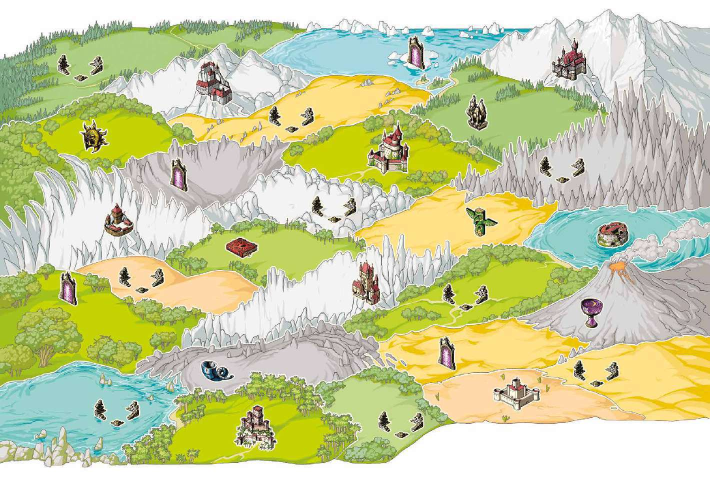
#> input picture docs/boards/map.jpg, 1420 x 953 px (shown at 1/2 size); its folder holds 5 pictures in this run
$ python build_map.py
#> lines starting #> are read from the running program, lines starting #| are printed output that depends on the picture; after the words box and inside, x2 and y2 are one past the last pixel; in counts of white or black regions, pixels touching at a corner belong together
"""Готовит картинки карты для страницы (heroes/web/assets/map/) из оригинальной карты «Героев».

Запускается один раз, вручную; игре и странице ничего из этого не нужно — только результат.
Нужны Pillow, numpy и OpenCV с модулями contrib:
    pip install pillow numpy opencv-contrib-python-headless
    python tools/build_map.py

Источники (docs/boards/):
  map.jpg     — карта без подписей из правил «Героев II» (с. 11), 1420×953;
  map-ink.png — канал чёрной краски той же карты из CMYK-версии в правилах «Героев» (с. 9).
                На нём объекты (крепости, порталы, артефакты, фундаменты) — плотная чёрная
                графика, а местность — редкие линии; по нему объекты и вырезаются.

Что получается (heroes/web/assets/map/):
  base_<w>.png    — карта без объектов (места под ними дорисованы по окружающему фону),
                    вне карты прозрачно; w — ширина, несколько масштабов;
  objects_<w>.png — слой объектов того же размера: прозрачный, кроме самих объектов;
  shade_<w>.png   — атлас силуэтов регионов: верхняя половина — полупрозрачная светлая
                    (притушить регион при выборе), нижняя — непрозрачная цвета фона карты
                    (стереть регион, вычеркнутый при таком числе игроков);
  map.json        — размеры, масштабы, границы регионов (многоугольники в координатах
                    исходной карты), рамки объектов, места подписей, центры регионов (для стрелок
                    маршрута) и раскладка атласов.
Страница (heroes/web/static/js/map.js) рисует основу, а поверх — объекты, которые ещё на месте:
захваченная крепость и взятый артефакт с карты исчезают.

Границы регионов найдены водоразделом (watershed) по сглаженной картинке от затравок:
сам объект региона и несколько точек внутри (SEEDS). Скрипт сверяет полученные соседства
с data/map.json и печатает расхождения.
"""
from __future__ import annotations

import json
import sys
from pathlib import Path

import cv2
import numpy as np
from PIL import Image

ROOT = Path(__file__).resolve().parents[1]
SRC = ROOT / "docs" / "boards"
OUT = ROOT / "heroes" / "web" / "assets" / "map"
WASH = (255, 255, 255, 150)   # притушенный регион
GONE = (239, 232, 214, 255)    # вычеркнутый регион: стёрт до фона карты
SCALES = [1.0, 0.9, 0.8, 0.72, 0.64, 0.56, 0.48, 0.4]

# Рамки объектов (x0, y0, x1, y1) на map.jpg; внутри рамки объект ищется по чёрной краске.
OBJECTS = {
    "Асандер": (105, 100, 210, 170), "Бринлор": (385, 115, 470, 215), "Вернесс": (805, 65, 855, 145),
    "Гленнфор": (1095, 72, 1178, 165), "Дорталь": (155, 235, 222, 310), "Есмор": (530, 205, 635, 270),
    "Золен": (925, 185, 980, 265), "Мослин": (728, 240, 822, 355), "Нокс": (1072, 305, 1175, 370),
    "Карракс": (335, 310, 380, 390), "Лорвельд": (615, 385, 715, 450), "Икара": (200, 400, 275, 475),
    "Таскар": (925, 405, 1000, 480), "Флисс": (1186, 436, 1260, 499), "Содмур": (448, 465, 522, 510),
    "Пиклин": (230, 525, 335, 592), "Ролгой": (695, 520, 755, 610), "Улин": (878, 558, 975, 622),
    "Оррид": (112, 538, 160, 616), "Шог Ид": (1155, 590, 1210, 660), "Цурт": (398, 716, 475, 766),
    "Чарил": (870, 668, 918, 746), "Яскер": (1140, 713, 1245, 781), "Хагмат": (182, 793, 283, 858),
    "Эльри": (750, 818, 853, 881), "Юноро": (980, 748, 1085, 826), "Щерс": (465, 803, 560, 906),
}

# Точки внутри регионов — затравки водораздела вдобавок к объекту.
SEEDS = {
    "Оррид": [(60, 620), (200, 640), (300, 680), (100, 700), (250, 600)],
    "Хагмат": [(60, 790), (250, 760), (300, 830), (150, 860)],
    "Икара": [(40, 450), (120, 400), (160, 500), (290, 470), (330, 445), (400, 445), (450, 440), (470, 425)],
    "Дорталь": [(100, 260), (260, 260), (330, 250), (60, 300)],
    "Асандер": [(60, 150), (300, 150), (500, 90), (250, 60)],
    "Бринлор": [(330, 180), (470, 220), (520, 160)],
    "Вернесс": [(600, 100), (700, 80), (900, 90), (870, 150)],
    "Есмор": [(520, 205), (450, 240), (650, 190), (800, 170), (560, 260)],
    "Гленнфор": [(1300, 120), (1380, 150), (1100, 100), (1000, 160)],
    "Золен": [(900, 180), (1050, 200), (1150, 200), (850, 230), (1000, 280)],
    "Нокс": [(1340, 330), (1400, 300), (1250, 280), (1000, 330), (1150, 330), (1300, 350), (1400, 400),
             (1350, 420)],
    "Мослин": [(650, 290), (850, 300), (950, 320), (600, 320)],
    "Карракс": [(300, 330), (450, 340), (500, 380), (270, 420)],
    "Лорвельд": [(530, 400), (520, 430), (560, 380), (700, 400), (800, 390), (650, 440)],
    "Таскар": [(760, 450), (900, 420), (1050, 420), (800, 480), (1000, 470)],
    "Ролгой": [(790, 530), (600, 600), (450, 640), (760, 500), (800, 540), (700, 620)],
    "Содмур": [(420, 480), (600, 470), (680, 500), (350, 500)],
    "Пиклин": [(200, 540), (350, 550), (450, 570), (300, 590)],
    "Улин": [(850, 540), (1000, 540), (1150, 520), (950, 600), (800, 630)],
    "Флисс": [(1400, 450), (1170, 480), (1150, 505), (1100, 460), (1150, 430), (1300, 420)],
    "Шог Ид": [(1150, 600), (1300, 560), (1400, 580), (1100, 640), (1250, 640)],
    "Цурт": [(350, 720), (500, 700), (650, 720), (550, 760)],
    "Чарил": [(800, 690), (900, 700), (1000, 670), (780, 730)],
    "Яскер": [(1250, 720), (1350, 700), (1400, 760), (1300, 780), (1150, 760)],
    "Юноро": [(900, 790), (1050, 800), (1200, 815)],
    "Эльри": [(700, 800), (800, 850), (860, 800), (750, 900)],
    "Щерс": [(400, 830), (550, 780), (600, 880), (350, 900)],
}
OUTSIDE = [(3, 3), (1416, 949), (700, 949), (1300, 900), (3, 949), (40, 60)]  # белое поле вокруг карты

# Места подписей (центр названия) — как на заполненной карте планшета людей
# (пересчитаны с планшета: x' = 1.066·x + 22, y' = 1.0615·y + 6).
LABELS = {
    "Асандер": (275, 83), "Вернесс": (698, 94), "Гленнфор": (1216, 96), "Бринлор": (510, 151),
    "Есмор": (685, 184), "Золен": (1061, 215), "Дорталь": (266, 256), "Мослин": (877, 312),
    "Нокс": (1221, 296), "Карракс": (448, 321), "Лорвельд": (569, 375), "Икара": (329, 441),
    "Таскар": (861, 431), "Флисс": (1302, 442), "Содмур": (587, 484), "Пиклин": (420, 563),
    "Ролгой": (546, 611), "Улин": (1035, 537), "Оррид": (200, 614), "Шог Ид": (1262, 605),
    "Цурт": (604, 699), "Чарил": (1014, 668), "Яскер": (1288, 717), "Хагмат": (136, 777),
    "Эльри": (727, 781), "Юноро": (1131, 797), "Щерс": (602, 855),
}


def load():
    rgb = np.asarray(Image.open(SRC / "map.jpg").convert("RGB"))
    h, w = rgb.shape[:2]
    ink = 255 - np.asarray(Image.open(SRC / "map-ink.png").convert("L"))
    ink = cv2.resize(ink, (w, h), interpolation=cv2.INTER_LINEAR)
    return rgb, ink


def object_masks(rgb, ink):
    """Маска каждого объекта: плотная чёрная графика в рамке + белая обводка-«наклейка» вокруг."""
    h, w = rgb.shape[:2]
    mn, mx = rgb.min(2).astype(int), rgb.max(2).astype(int)
    white = ((mn > 190) & (mx - mn < 45)).astype(np.uint8)
    disk = lambda r: cv2.getStructuringElement(cv2.MORPH_ELLIPSE, (r, r))
    masks = {}
    for name, (x0, y0, x1, y1) in OBJECTS.items():
        sub = (ink[y0:y1, x0:x1] > 70).astype(np.uint8)
        sub = cv2.morphologyEx(sub, cv2.MORPH_CLOSE, disk(7))
        blob = fill([c for c in contours(sub) if cv2.contourArea(c) > 40], sub.shape)
        full = np.zeros((h, w), np.uint8)
        full[y0:y1, x0:x1] = blob
        full |= cv2.dilate(full, disk(9)) & white
        full = cv2.morphologyEx(full, cv2.MORPH_CLOSE, disk(5))
        masks[name] = fill(contours(full), full.shape)
    return masks


def contours(mask):
    return cv2.findContours(mask, cv2.RETR_EXTERNAL, cv2.CHAIN_APPROX_NONE)[0]


def fill(cnts, shape):
    out = np.zeros(shape, np.uint8)
    cv2.drawContours(out, cnts, -1, 1, -1)
    return out


def regions(rgb, masks):
    """Разметка регионов: 1..27 — регионы в порядке OBJECTS, 28 — поле вокруг карты."""
    h, w = rgb.shape[:2]
    names = list(OBJECTS)
    outside_id = len(names) + 1
    pure = (rgb.min(2) > 245).astype(np.uint8)
    _, lab = cv2.connectedComponents(pure, connectivity=4)
    outside = np.zeros((h, w), np.uint8)
    for x, y in OUTSIDE:
        if lab[y, x]:
            outside |= (lab == lab[y, x]).astype(np.uint8)
    markers = np.zeros((h, w), np.int32)
    for i, name in enumerate(names, 1):
        markers[cv2.erode(masks[name], np.ones((5, 5), np.uint8)) > 0] = i
        for x, y in SEEDS[name]:
            cv2.circle(markers, (x, y), 5, i, -1)
    markers[cv2.erode(outside, np.ones((9, 9), np.uint8)) > 0] = outside_id
    smooth = cv2.pyrMeanShiftFiltering(cv2.cvtColor(rgb, cv2.COLOR_RGB2BGR), 12, 30)
    ws = cv2.watershed(smooth, markers)
    # у региона — одна связная область, поле вокруг карты касается края картинки;
    # осколки и линии раздела отходят соседям
    ws[ws == -1] = 0
    n, cc = cv2.connectedComponents((ws == outside_id).astype(np.uint8), connectivity=4)
    edge = set(np.unique(np.concatenate([cc[1], cc[-2], cc[:, 1], cc[:, -2]])))  # край watershed метит -1
    for k in range(1, n):
        if k not in edge:
            ws[cc == k] = 0
    for i in range(1, outside_id):
        n, cc, stats, _ = cv2.connectedComponentsWithStats((ws == i).astype(np.uint8), connectivity=4)
        if n > 2:
            keep = 1 + np.argmax(stats[1:, cv2.CC_STAT_AREA])
            ws[(cc > 0) & (cc != keep)] = 0
    while (ws == 0).any():
        grown = cv2.dilate(ws.astype(np.uint16), np.ones((3, 3), np.uint8)).astype(np.int32)
        ws[ws == 0] = grown[ws == 0]
    return ws, outside_id


def check_adjacency(ws, names):
    """Соседства по разметке против data/map.json (без порталов: они соседи не по границе)."""
    data = json.loads((ROOT / "data" / "map.json").read_text(encoding="utf-8"))
    found = set()
    for i, a in enumerate(names, 1):
        grown = cv2.dilate((ws == i).astype(np.uint8), np.ones((7, 7), np.uint8)) > 0
        for j, b in enumerate(names, 1):
            if j > i and np.count_nonzero(grown & (ws == j)) >= 20:
                found.add(frozenset((a, b)))
    expected = {frozenset(pair) for pair in data["adjacent"]}
    problems = 0
    for pair in sorted(expected - found, key=sorted):
        print("нет общей границы на картинке:", " – ".join(sorted(pair)))
        problems += 1
    for pair in sorted(found - expected, key=sorted):
        print("лишняя граница на картинке:", " – ".join(sorted(pair)))
        problems += 1
    return problems


def shade_atlas(ws, names, size):
    """Силуэты регионов в масштабе size, уложенные полками в атлас; раскладка — [ax, ay, w, h, x, y]."""
    width = size[0]
    items = []
    for i, name in enumerate(names, 1):
        alpha = cv2.resize((ws == i).astype(np.float32), size, interpolation=cv2.INTER_AREA)
        ys, xs = np.nonzero(alpha > 0.02)
        x0, y0, x1, y1 = xs.min(), ys.min(), xs.max() + 1, ys.max() + 1
        items.append((name, alpha[y0:y1, x0:x1], int(x0), int(y0)))
    items.sort(key=lambda it: -it[1].shape[0])
    layout, x, y, shelf = {}, 0, 0, 0
    for name, a, x0, y0 in items:
        h, w = a.shape
        if x + w > width:
            x, y, shelf = 0, y + shelf + 1, 0
        layout[name] = [x, y, w, h, x0, y0]
        x, shelf = x + w + 1, max(shelf, h)
    half = y + shelf
    atlas = np.zeros((half * 2, width, 4), np.uint8)
    for name, a, _, _ in items:
        ax, ay, w, h, _, _ = layout[name]
        for top, color in ((0, WASH), (half, GONE)):
            block = atlas[top + ay:top + ay + h, ax:ax + w]
            block[..., :3] = color[:3]
            block[..., 3] = np.maximum(block[..., 3], (a * color[3]).round().astype(np.uint8))
    atlas[atlas[..., 3] == 0] = 0
    return Image.fromarray(atlas, "RGBA"), {"half": half, "regions": layout}


def center(mask) -> list[int]:
    """Самая «глубокая» точка региона (дальше всего от границы) — сюда приходят стрелки маршрута."""
    dist = cv2.distanceTransform(mask, cv2.DIST_L2, 5)
    y, x = np.unravel_index(np.argmax(dist), dist.shape)
    return [int(x), int(y)]


def polygon(mask):
    cnt = max(contours(mask), key=cv2.contourArea)
    return [[int(x), int(y)] for [[x, y]] in cv2.approxPolyDP(cnt, 1.2, True)]


def main():
    rgb, ink = load()
#> in load, rgb is the input picture: shape (953, 1420, 3); mean R, G, B 199.6, 205.1, 157.9
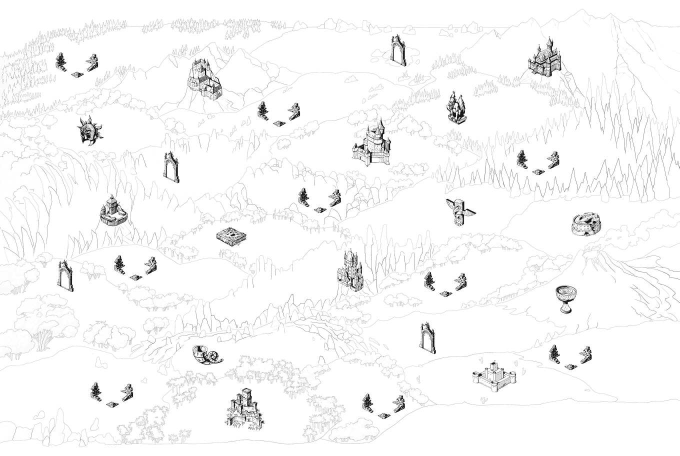
#> input picture docs/boards/map-ink.png, 1359 x 912 px (shown at 1/2 size)
    h, w = rgb.shape[:2]
#> h = 953; w = 1420
    masks = object_masks(rgb, ink)
#> in object_masks, `white = ((mn > 190) & (mx - mn < 45)).astype(np.uint8)`:
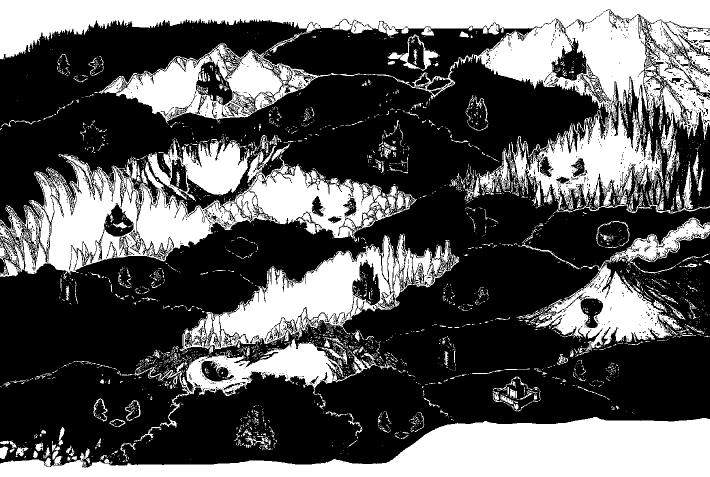
#> white: shape (953, 1420) (shown at 1/2 size); values 0 (black) and 1 (white), 35.8% white; 3704 white regions (3305 under 20 px), largest, box (x1, y1, x2, y2) and area: (0, 0, 1420, 280) 159030, (0, 834, 1420, 953) 86852, (0, 291, 820, 558) 70378
#> after the loop in object_masks, `for name, (x0, y0, x1, y1) in OBJECTS.items():`: full: shape (953, 1420); values 0 (black) and 1 (white), 0.34% white; 1 white region, box (x1, y1, x2, y2) and area: (469, 810, 554, 900) 4562
#> after the loop in object_masks, `for name, (x0, y0, x1, y1) in OBJECTS.items():`:
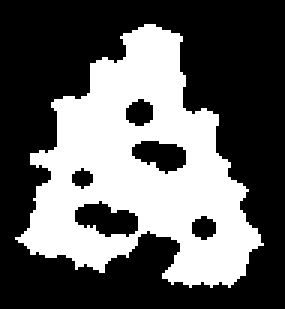
#> sub: shape (103, 95) (shown 3 times larger); values 0 (black) and 1 (white), 37.8% white; 1 white region, box (x1, y1, x2, y2) and area: (5, 8, 88, 96) 3695
#> after the loop in object_masks, `for name, (x0, y0, x1, y1) in OBJECTS.items():`: masks = 27 items
#> masks = 27 items
    names = list(OBJECTS)
    ws, outside_id = regions(rgb, masks)
#> in regions, `pure = (rgb.min(2) > 245).astype(np.uint8)`: pure: shape (953, 1420); values 0 (black) and 1 (white), 12.8% white; 5684 white regions (5591 under 20 px), largest, box (x1, y1, x2, y2) and area: (0, 837, 1420, 953) 82798, (0, 0, 1420, 117) 69508, (1170, 21, 1221, 109) 1293
#> in regions, `_, lab = cv2.connectedComponents(pure, connectivity=4)`: lab: shape (953, 1420) int32; 8292 distinct labels, from 0 to 8291
#> in regions, `ws = cv2.watershed(smooth, markers)`:
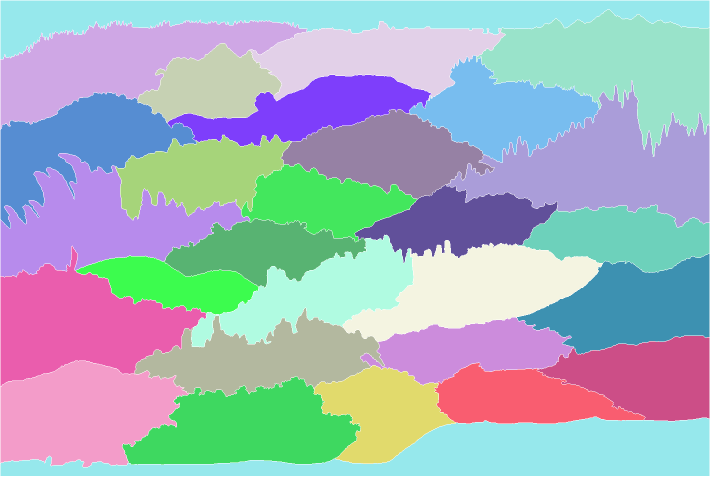
#> ws: shape (953, 1420) int32 (shown at 1/2 size); 29 distinct labels, from -1 to 28; one colour per label, 0 black, -1 white
#> in regions, `ws[ws == -1] = 0`:
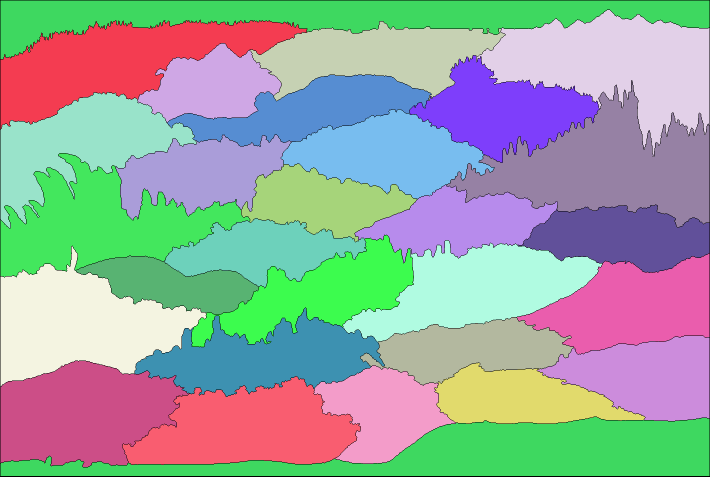
#> ws: shape (953, 1420) int32 (shown at 1/2 size); 29 distinct labels, from 0 to 28; one colour per label, 0 black
#> in regions, `n, cc = cv2.connectedComponents((ws == outside_id).astype(np.uint8), c..`:
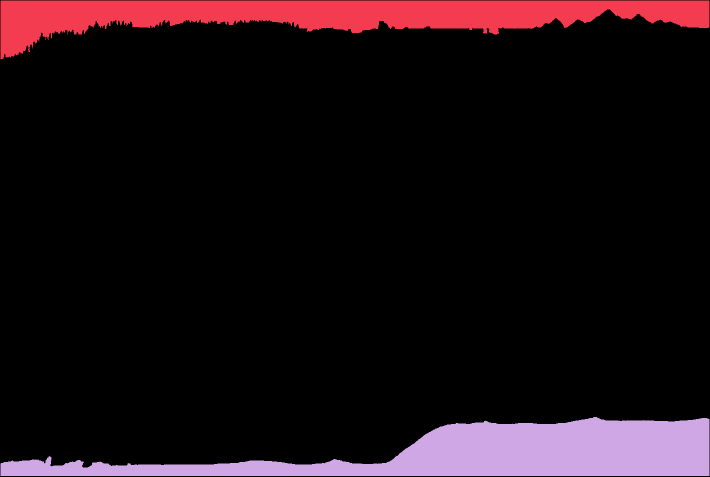
#> cc: shape (953, 1420) int32 (shown at 1/2 size); 3 distinct labels, from 0 to 2; one colour per label, 0 black
#> in regions, `n, cc = cv2.connectedComponents((ws == outside_id).astype(np.uint8), c..`: n = 3
#> in regions, `edge = set(np.unique(np.concatenate([cc[1], cc[-2], cc[:, 1], cc[:, -2..`: edge = 3 items
#> the loop in regions, `for i in range(1, outside_id):` made 27 passes
#> stats on passes 1 to 11: [[0, 0, 1420, 953, 1292694], [1, 40, 613, 218, 60566]], [[0, 0, 1420, 953, 1326591], [275, 87, 288, 158, 26669]], [[0, 0, 1420, 953, 1310241], [499, 43, 512, 159, 43019]], [[0, 0, 1420, 953, 1284499], [953, 20, 466, 293, 68761]], [[0, 0, 1420, 953, 1306669], [1, 185, 392, 272, 46591]], [[0, 0, 1420, 953, 1317971], [335, 150, 528, 143, 35289]], [[0, 0, 1420, 953, 1313805], [819, 111, 380, 214, 39455]], [[0, 0, 1420, 953, 1311173], [562, 219, 427, 179, 42087]], [[0, 0, 1420, 953, 1280927], [893, 161, 526, 294, 72333]], [[0, 0, 1420, 953, 1318436], [231, 270, 353, 170, 34824]], [[0, 0, 1420, 953, 1323704], [483, 328, 352, 156, 29556]]
#> the loop in regions, `while (ws == 0).any():` made 1 pass
#> pass 1, in regions, `grown = cv2.dilate(ws.astype(np.uint16), np.ones((3, 3), np.uint8)).as..`:
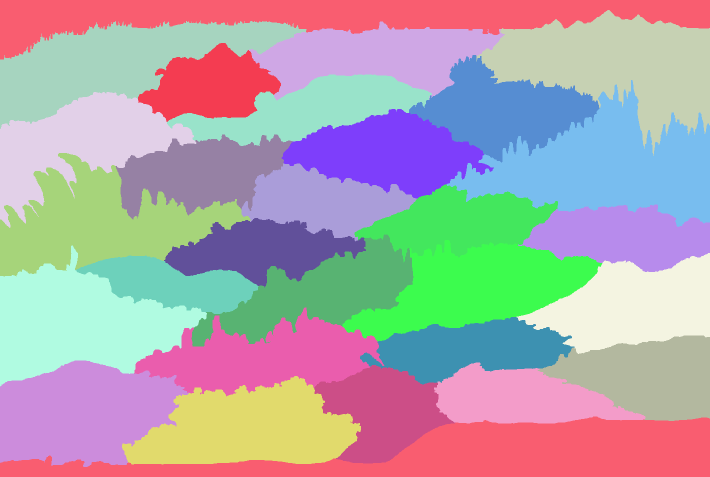
#> grown: shape (953, 1420) int32 (shown at 1/2 size); 28 distinct labels, from 1 to 28; one colour per label, 0 black
#> after the loop in regions, `while (ws == 0).any():`: ws: shape (953, 1420) int32; 28 distinct labels, from 1 to 28
#> outside_id = 28
    problems = check_adjacency(ws, names)

    # основа: объекты убраны, места под ними дорисованы по окружающему фону
    hole = np.zeros((h, w), np.uint8)
    for m in masks.values():
        hole |= m
    hole = cv2.dilate(hole, cv2.getStructuringElement(cv2.MORPH_ELLIPSE, (7, 7)))
    bgr = cv2.cvtColor(rgb, cv2.COLOR_RGB2BGR)
    base = bgr.copy()
    cv2.xphoto.inpaint(bgr, (1 - hole) * 255, base, cv2.xphoto.INPAINT_SHIFTMAP)
    base = cv2.cvtColor(base, cv2.COLOR_BGR2RGB)
    # вне карты — прозрачно (белое поле; айсберги и вершины у края остаются)
    clear = (ws == outside_id) & (rgb.min(2) > 225)
    base_alpha = cv2.GaussianBlur(np.where(clear, 0, 255).astype(np.uint8), (3, 3), 0)
    # слой объектов с мягким краем
    layer_alpha = np.zeros((h, w), np.uint8)
    for m in masks.values():
        layer_alpha = np.maximum(layer_alpha, cv2.GaussianBlur(m * 255, (3, 3), 0))

    OUT.mkdir(parents=True, exist_ok=True)
    for old in OUT.glob("*.png"):
        old.unlink()
    rgb = rgb.copy()
    rgb[layer_alpha == 0] = 0
    base[base_alpha == 0] = 0
    base_img = Image.fromarray(np.dstack([base, base_alpha]), "RGBA")
    layer_img = Image.fromarray(np.dstack([rgb, layer_alpha]), "RGBA")
    widths, shades = [], {}
    for s in SCALES:
        size = (round(w * s), round(h * s))
        widths.append(size[0])
        for img, stem in ((base_img, "base"), (layer_img, "objects")):
            out = img if s == 1 else img.resize(size, Image.LANCZOS)
            out.save(OUT / f"{stem}_{size[0]}.png", optimize=True)
        atlas, shades[str(size[0])] = shade_atlas(ws, names, size)
        atlas.save(OUT / f"shade_{size[0]}.png", optimize=True)

    info = {
        "_comment": "Сделано tools/build_map.py. Координаты — в пикселях исходной карты (size).",
        "size": [w, h],
        "widths": widths,
        "shades": shades,
        "regions": {},
    }
    for i, name in enumerate(names, 1):
        ys, xs = np.nonzero(masks[name])
        info["regions"][name] = {
            "polygon": polygon((ws == i).astype(np.uint8)),
            "object": [int(xs.min()), int(ys.min()), int(xs.max()) + 1, int(ys.max()) + 1],
            "label": list(LABELS[name]),
            "center": center((ws == i).astype(np.uint8)),
        }
    (OUT / "map.json").write_text(json.dumps(info, ensure_ascii=False, separators=(",", ":")), encoding="utf-8")
    total = sum(p.stat().st_size for p in OUT.iterdir())
    print(f"готово: {OUT} ({total // 1024} КБ), расхождений с соседствами: {problems}")
    return 1 if problems else 0


if __name__ == "__main__":
#> (the run stopped early here; a loop or call above may not have finished)
